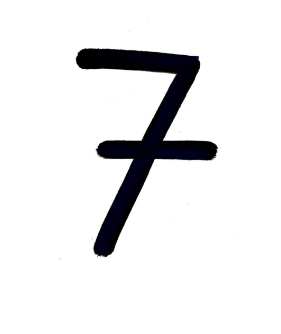
#> input picture 7.png, 281 x 334 px
$ jupyter execute --allow-errors '!rete_neurali_cifre.ipynb'
#> lines starting #> are read from the running program, lines starting #| are printed output that depends on the picture
[cell 1]
import numpy as np
import pandas as pd
import matplotlib.pyplot as plt
from sklearn.linear_model import LinearRegression
from datetime import datetime
from sklearn.preprocessing import StandardScaler
from sklearn.neural_network import MLPClassifier
from PIL import Image
from joblib import dump, load

#> (a cell that did not finish here is left out)

#> (a cell that did not finish here is left out)

#> (a cell that did not finish here is left out)

#> (a cell that did not finish here is left out)

[cell 6]
##divisione in training set  e test set
from sklearn.model_selection import train_test_split
#gli passo i 2 set di prima, quelli ripuliti dai null e la grandezza, va da 0 a 1, rapprensenta la percentuale di dati da inserire
#> (the rest of this cell did not finish here and is left out)

[cell 7]
mlp=MLPClassifier(hidden_layer_sizes=(15,15), random_state=1, max_iter=100)
#> (the rest of this cell did not finish here and is left out)

#> (a cell that did not finish here is left out)

[cell 9]
mlp=MLPClassifier(hidden_layer_sizes=(17,17), random_state=1, max_iter=200) #il maxiter a una certa non migliora piu
#> (the rest of this cell did not finish here and is left out)

#> (a cell that did not finish here is left out)

[cell 11]
def png_to_pixel_matrix(file_path):
    # Apri l'immagine PNG
#> called with file_path = './7.png'
    image = Image.open(file_path)
#> image is the input picture: PIL image 281x334 RGBA; mean R, G, B, A 233.1, 233.1, 234.1, 255

    # Riduci le dimensioni dell'immagine a 28x28
    image = image.resize((28, 28))
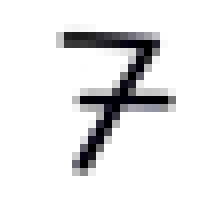
#> image: PIL image 28x28 RGBA (shown 8 times larger); mean R, G, B, A 232.9, 232.9, 233.5, 255

    # Converte l'immagine in scala di grigi
    image = image.convert('L')
#> image: PIL image 28x28 L

    # Ottieni i dati dei pixel come array numpy
    pixel_data = np.array(image)

    negativo_array  = 255-pixel_data
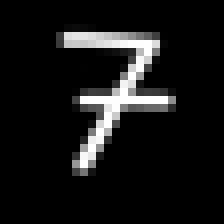
#> negativo_array: shape (28, 28) (shown 8 times larger); min 0, max 255, mean 22
    return negativo_array

# Esempio di utilizzo
file_path = "./7.png"
pixel_matrix = png_to_pixel_matrix(file_path)
flat_image = pixel_matrix.flatten()
#> flat_image = 784 values, max 255 at index 158, min 0 at index 0, mean 22.03
flat_image_2d = flat_image.reshape(1, -1)

$ run again, with 3.png copied over 7.png
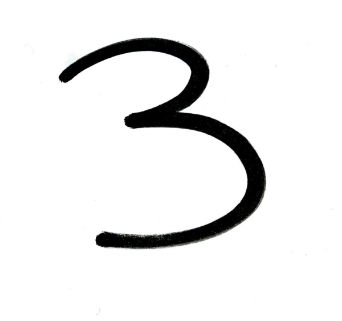
#> input picture 3.png, 342 x 321 px
#> in png_to_pixel_matrix, image is the input picture: PIL image 342x321 RGBA; mean R, G, B, A 235.5, 235.6, 235.5, 255
#> in png_to_pixel_matrix, `image = image.resize((28, 28))`:
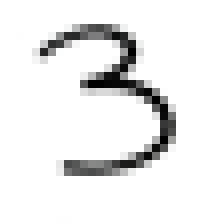
#> image: PIL image 28x28 RGBA (shown 8 times larger); mean R, G, B, A 234.9, 234.9, 234.9, 255
#> in png_to_pixel_matrix, `negativo_array  = 255-pixel_data`:
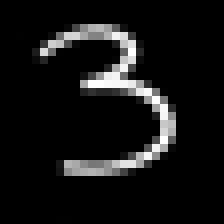
#> negativo_array: shape (28, 28) (shown 8 times larger); min 0, max 255, mean 20.1
#> flat_image = 784 values, max 255 at index 184, min 0 at index 0, mean 20.1

$ run again, with 6.png copied over 7.png
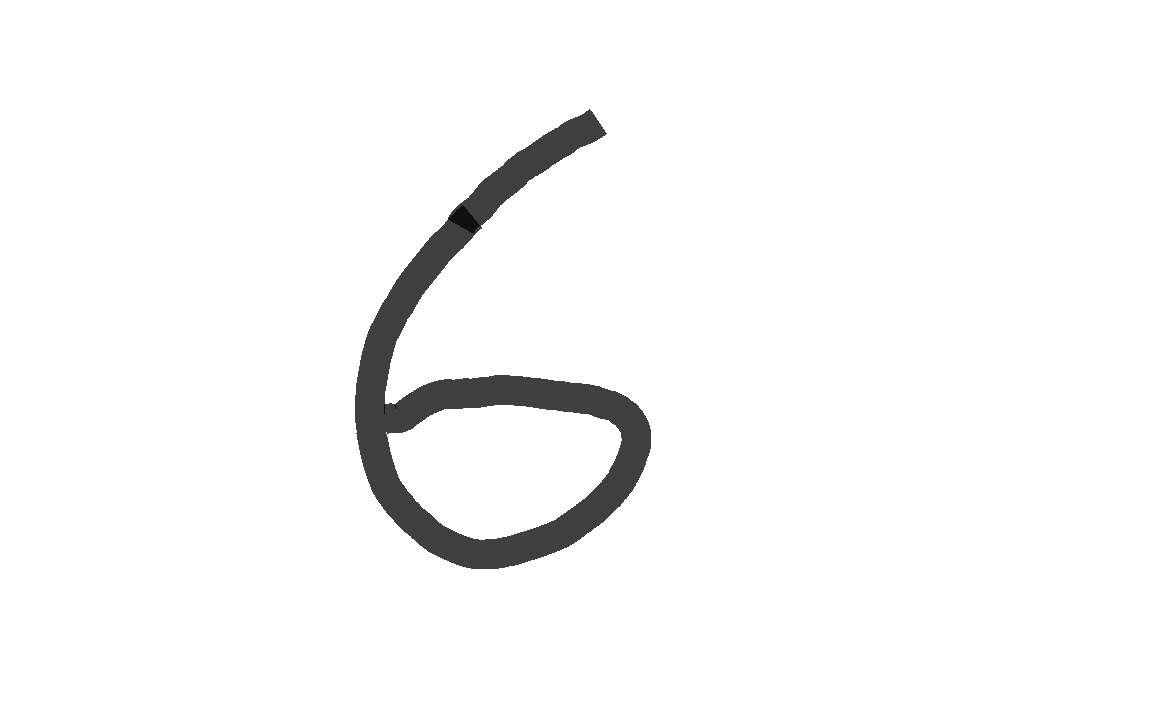
#> input picture 6.png, 1152 x 720 px
#> in png_to_pixel_matrix, image is the input picture: PIL image 1152x720 RGBA; mean R, G, B, A 247.5, 247.5, 247.5, 255
#> in png_to_pixel_matrix, `image = image.resize((28, 28))`:
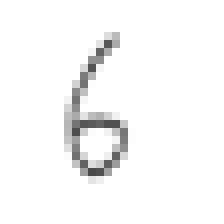
#> image: PIL image 28x28 RGBA (shown 8 times larger); mean R, G, B, A 247.1, 247.1, 247.1, 255
#> in png_to_pixel_matrix, `negativo_array  = 255-pixel_data`:
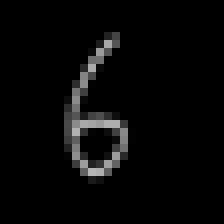
#> negativo_array: shape (28, 28) (shown 8 times larger); min 0, max 181, mean 7.9
#> flat_image = 784 values, max 181 at index 599, min 0 at index 0, mean 7.86
